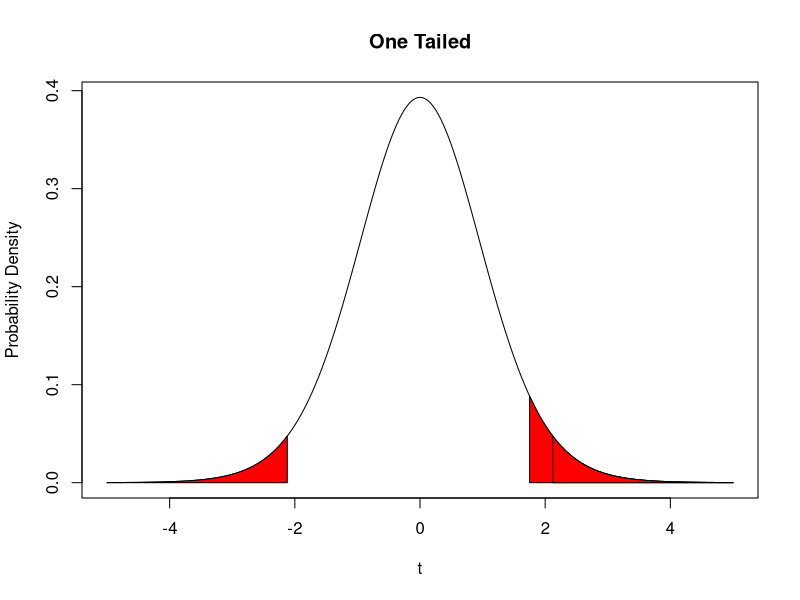

Here is the R script that generated this plot:
# https://stackoverflow.com/questions/36948624/shade-area-under-a-curve
# 1.75 and 2.12 
y=dt(seq(-5,5,by=.0001),17)
x=seq(-5,5,by=.0001)
plot(x,y,type="l",main="One Tailed",xlab="t",ylab="Probability Density")

polygon(c(x[x>=1.75], max(x), 1.75), c(y[x>=1.75], 0, 0), col="red")

polygon(c(x[x>=2.12], max(x), 2.12), c(y[x>=2.12], 0, 0), angle=45,col="red")
polygon(c(x[x<=-2.12], -2.12, min(x)), c(y[x<=-2.12], 0, 0), angle=45,col="red")
